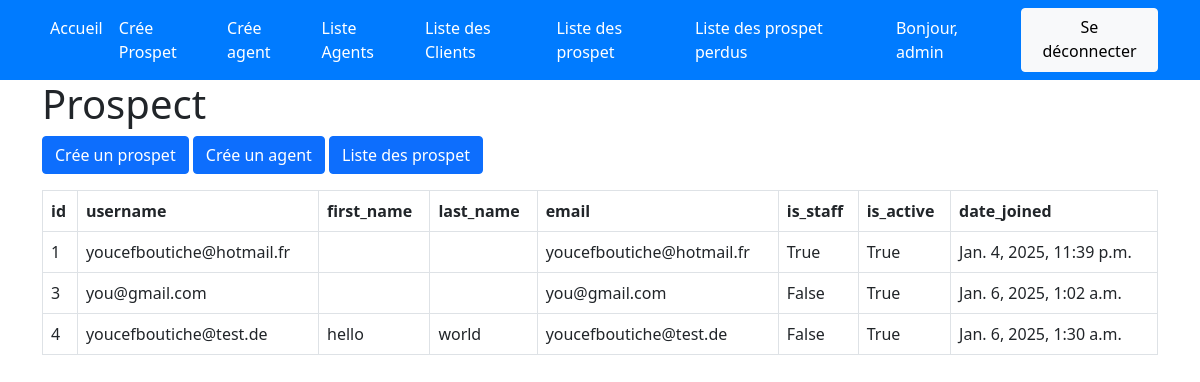
/list-agents (signed in), run on an earlier commit of the app's database.
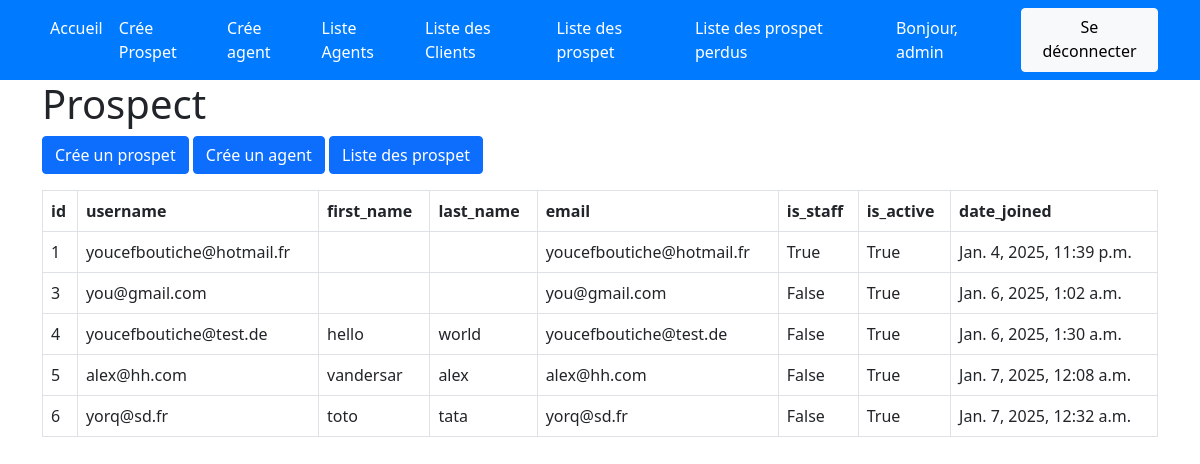
And on a later commit of the database.
### crm_app/models.py (models this page shows, shortened)
class Agent(models.Model):
    user = models.OneToOneField(User,on_delete=models.CASCADE)

class User(AbstractUser):
     pass

### crm_app/views.py (the view)
# urls.py: path('list-agents',list_agents,name='list_agents'),
@user_passes_test(is_super_user)
def list_agents(request) :
    agents = Agent.objects.all()
    context={
        'agents':agents
    }
    return render(request,'agents/list_agents.html',context)

### crm_app/views.py (called while the page is built)
def is_super_user(user):
    return user.is_superuser

### crm_app/templates/agents/list_agents.html (shortened to what this page needs)
{% extends "base.html" %}
{% load static %}
{% block content %}
    <div class="container">
        <h1>Prospect</h1>
        <div>
            <p>
                <a href="{% url 'create_lead' %}" class="btn btn-primary">Crée un prospet</a>
                <a href="{% url 'create_agent' %}" class="btn btn-primary">Crée un agent</a>
                <a href="{% url 'index' %}" class="btn btn-primary">Liste des prospet</a>
            </p>
        </div>
        <table class="table table-bordered">
            <thead>
              <tr>
                <th scope="col">id</th>
                <th scope="col">username</th>
                <th scope="col">first_name</th>
                <th scope="col">last_name</th>
                <th scope="col">email</th>
                <th scope="col">is_staff</th>
                <th scope="col">is_active</th>
                <th scope="col">date_joined</th>
              </tr>
            </thead>
            <tbody>
                {% for agent in agents %}
                    <tr>
                        <td>{{ agent.user.id }}</td>
                        <td>{{ agent.user.email }}</td>
                        <td>{{ agent.user.first_name }}</td>
                        <td>{{ agent.user.last_name }}</td>
                        <td>{{ agent.user.email }}</td>
                        <td>{{ agent.user.is_staff }}</td>
                        <td>{{ agent.user.is_active }}</td>
                        <td>{{ agent.user.date_joined }}</td>
                    </tr>
                {% endfor %}
            </tbody>
          </table>
    </div>
{% endblock content %}

What changed in the data, as far as the page shows it:
added Agent: user.id "5", user.email "alex@hh.com", user.first_name "vandersar", user.last_name "alex", user.is_staff "False", user.is_active "True", user.date_joined "Jan. 7, 2025, 12:08 a.m."
added Agent: user.id "6", user.email "yorq@sd.fr", user.first_name "toto", user.last_name "tata", user.is_staff "False", user.is_active "True", user.date_joined "Jan. 7, 2025, 12:32 a.m."
